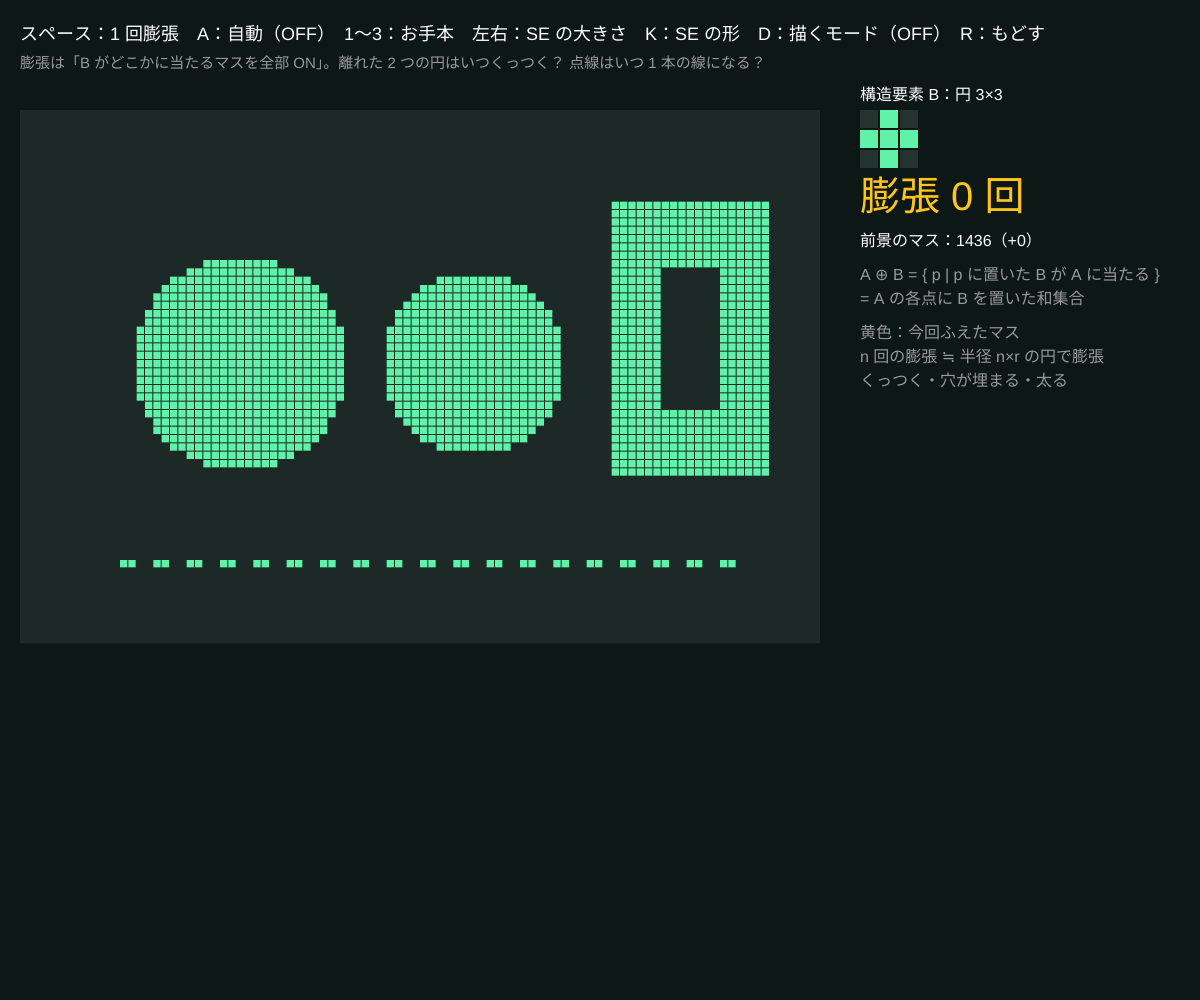
Frame 1 (no input)
Frame 60 (no input): identical to frame 1, image omitted
Frame 120 (the mouse pressed at the canvas centre since frame 60): identical to frame 1, image omitted

The p5.js sketch that drew this single still picture (run headless with seeded random() and noise() and a simulated clock; from frame 60 on, the mouse is pressed at the canvas centre):

// p5.js sketch
// ── sketch.js
// ============================================
// 01 膨張（dilation）A ⊕ B
// 構造要素 B を画像の上でなぞり、少しでも前景に当たったマスを ON にする → 形が太る
// 離れていたものがくっつき、小さな穴やすき間は埋まる
// スペースで 1 回膨張（黄色 = 新しく増えたマス） / A で自動 / 1〜3 でお手本 / 左右で SE の大きさ / K で SE の形 / D で描くモード / R でもどす
// ============================================

let cols = 96, rows = 64, cell, ox = 20, oy = 110;
let img, orig, added;
let seKind = 'disk'; // ★ 'box' 'cross' 'disk'
let seR = 1;         // ★ SE の半径
let se = [];
let steps = 0, auto = false, drawMode = false, shape = 1;
let kinds = ['box', 'cross', 'disk'], seNames = { box: '正方形', cross: '十字', disk: '円' };

function setup() {
  createCanvas(windowWidth, windowHeight);
  colorMode(HSB, 360, 100, 100, 100);
  cell = min((width - 400) / cols, (height - 140) / rows);
  preset(1);
  se = makeSE(seKind, seR);
}

function preset(k) {
  shape = k;
  orig = new Uint8Array(cols * rows);
  if (k === 1) {
    // すき間のある 2 つの円と、点線
    for (let y = 0; y < rows; y++) for (let x = 0; x < cols; x++) {
      if (dist(x, y, 26, 30) < 13 || dist(x, y, 54, 30) < 11) orig[x + y * cols] = 1;
      if (y === 54 && x > 10 && x < 86 && x % 4 < 2) orig[x + y * cols] = 1;
      if (x > 70 && x < 90 && y > 10 && y < 44 && !(x > 76 && x < 84 && y > 18 && y < 36)) orig[x + y * cols] = 1;
    }
  } else if (k === 2) {
    orig = textToGrid('p5', 56);
  } else {
    randomSeed(3);
    for (let k2 = 0; k2 < 120; k2++) orig[floor(random(cols)) + floor(random(rows)) * cols] = 1;
  }
  reset();
}
function reset() {
  img = Uint8Array.from(orig);
  added = new Uint8Array(cols * rows);
  steps = 0;
}

// ★ 1 回の膨張。新しく ON になったマスを added に記録
function stepDilate() {
  let next = dilateImg(img, se);
  for (let i = 0; i < img.length; i++) added[i] = next[i] && !img[i] ? 1 : 0;
  img = next;
  steps++;
}

function draw() {
  background(170, 45, 9);
  if (auto && frameCount % 20 === 0) stepDilate();
  noStroke();
  fill(170, 30, 16);
  rect(ox, oy, cols * cell, rows * cell);
  let area = 0, nAdded = 0;
  for (let i = 0; i < cols * rows; i++) {
    if (!img[i]) continue;
    area++;
    if (added[i]) { nAdded++; fill(45, 90, 100); } else fill(150, 60, 95);
    rect(ox + (i % cols) * cell, oy + floor(i / cols) * cell, cell - 1, cell - 1);
  }
  // 右：SE と数値
  let px = ox + cols * cell + 40, py = oy, big = 20;
  fill(0, 0, 100); textSize(16);
  text('構造要素 B：' + seNames[seKind] + ' ' + (2 * seR + 1) + '×' + (2 * seR + 1), px, py - 10);
  for (let dy = -seR; dy <= seR; dy++) for (let dx = -seR; dx <= seR; dx++) {
    let on = se.some((o) => o[0] === dx && o[1] === dy);
    fill(on ? 150 : 170, on ? 60 : 30, on ? 95 : 20);
    rect(px + (dx + seR) * big, py + (dy + seR) * big, big - 2, big - 2);
  }
  let ty = py + (2 * seR + 1) * big + 40;
  textSize(40); fill(45, 90, 100);
  text('膨張 ' + steps + ' 回', px, ty);
  textSize(16); fill(0, 0, 100);
  text('前景のマス：' + area + '（+' + nAdded + '）', px, ty + 36);
  fill(0, 0, 60);
  text('A ⊕ B = { p | p に置いた B が A に当たる }', px, ty + 70);
  text('= A の各点に B を置いた和集合', px, ty + 94);
  text('黄色：今回ふえたマス', px, ty + 128);
  text('n 回の膨張 ≒ 半径 n×r の円で膨張', px, ty + 152);
  text('くっつく・穴が埋まる・太る', px, ty + 176);

  fill(0, 0, 100);
  textSize(18);
  text('スペース：1 回膨張　A：自動（' + (auto ? 'ON' : 'OFF') + '）　1〜3：お手本　左右：SE の大きさ　K：SE の形　D：描くモード（' + (drawMode ? 'ON' : 'OFF') + '）　R：もどす', 20, 40);
  fill(0, 0, 60);
  textSize(15);
  text('膨張は「B がどこかに当たるマスを全部 ON」。離れた 2 つの円はいつくっつく？ 点線はいつ 1 本の線になる？', 20, 68);
}

function paint() {
  if (!drawMode) return;
  let gx = floor((mouseX - ox) / cell), gy = floor((mouseY - oy) / cell);
  for (let dy = -1; dy <= 1; dy++) for (let dx = -1; dx <= 1; dx++) {
    let x = gx + dx, y = gy + dy;
    if (x >= 0 && y >= 0 && x < cols && y < rows) { img[x + y * cols] = 1; orig[x + y * cols] = 1; }
  }
}
function mousePressed() { paint(); }
function mouseDragged() { paint(); }
function keyPressed() {
  if (key === ' ') stepDilate();
  if (key === 'a' || key === 'A') auto = !auto;
  if (key >= '1' && key <= '3') preset(int(key));
  if (key === LEFT_ARROW) seR = max(1, seR - 1);
  if (key === RIGHT_ARROW) seR = min(4, seR + 1);
  if (key === 'k' || key === 'K') seKind = kinds[(kinds.indexOf(seKind) + 1) % 3];
  if (key === 'd' || key === 'D') drawMode = !drawMode;
  if (key === 'r' || key === 'R') reset();
  se = makeSE(seKind, seR);
}

// ---------- やってみよう ----------
// 1. お手本 1 で、2 つの円がくっつくまでに何回かかる？ SE を大きくすると回数は？
// 2. お手本 3（ばらばらの点）を膨張し続けると、何がどの順で起きる？
// 3. 正方形で膨張した角と、円で膨張した角の形を見比べる（SE の形が角の形になる）

// ==================================================
// ここから下は「モルフォロジーの道具」（構造要素・膨張・収縮）
// （中身は読まなくても OK。消さないでね）
// ==================================================
function makeSE(kind, r) {
  let out = [];
  for (let dy = -r; dy <= r; dy++) for (let dx = -r; dx <= r; dx++) {
    if (kind === 'box') out.push([dx, dy]);
    else if (kind === 'cross') { if (dx === 0 || dy === 0) out.push([dx, dy]); }
    else if (dx * dx + dy * dy <= r * r + r * 0.5) out.push([dx, dy]);
  }
  return out;
}
// 膨張（max）と収縮（min）。画像の外側は端のマスと同じ値とみなす
function morph(a, se, isDilate) {
  let out = new Uint8Array(a.length);
  for (let y = 0; y < rows; y++) for (let x = 0; x < cols; x++) {
    let v = isDilate ? 0 : 1;
    for (let k = 0; k < se.length; k++) {
      let nx = x + se[k][0], ny = y + se[k][1];
      if (nx < 0) nx = 0; else if (nx >= cols) nx = cols - 1;
      if (ny < 0) ny = 0; else if (ny >= rows) ny = rows - 1;
      let s = a[nx + ny * cols];
      if (isDilate ? s : !s) { v = isDilate ? 1 : 0; break; }
    }
    out[x + y * cols] = v;
  }
  return out;
}
function dilateImg(a, se) { return morph(a, se, true); }
function erodeImg(a, se) { return morph(a, se, false); }
// 文字をマス目の画像にする
function textToGrid(str, px) {
  let pg = createGraphics(cols, rows);
  pg.pixelDensity(1);
  pg.background(0); pg.fill(255); pg.noStroke();
  pg.textAlign(CENTER, CENTER); pg.textStyle(BOLD); pg.textSize(px);
  pg.text(str, cols / 2, rows / 2);
  pg.loadPixels();
  let out = new Uint8Array(cols * rows);
  for (let i = 0; i < cols * rows; i++) out[i] = pg.pixels[i * 4] > 127 ? 1 : 0;
  pg.remove();
  return out;
}
